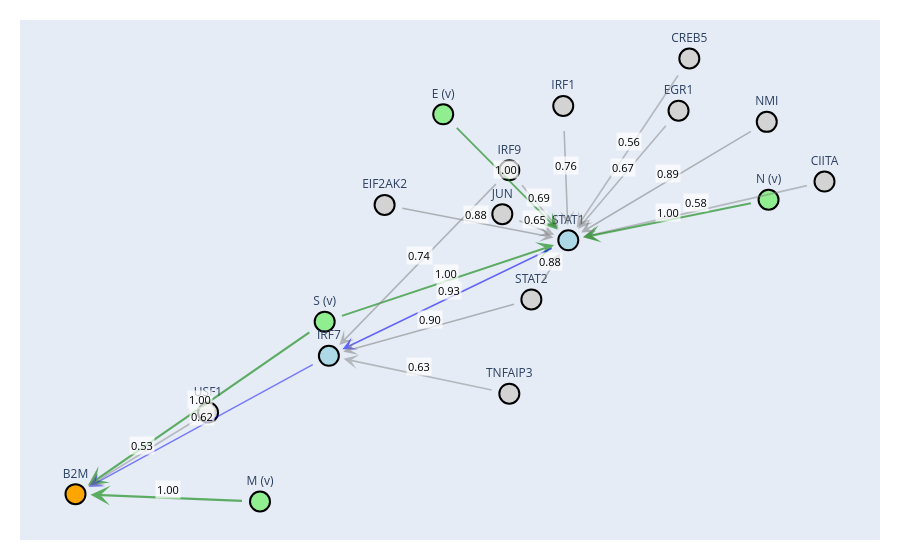

The code cell stored with this chart in its notebook:
### Markdown cell above
## Show graph

### Code cell
fig = go.Figure(data=[node_trace])
fig.update_layout(
    annotations=all_annotations,
    showlegend=False,
    margin={"l": 20, "r": 20, "t": 20, "b": 20},
    xaxis={"showgrid": False, "zeroline": False, "showticklabels": False},
    yaxis={"showgrid": False, "zeroline": False, "showticklabels": False},
)
fig.show()

### Figure 1 — Plotly figure (JSON) as saved in the notebook; plotly's stock layout.template omitted (floating-point values rounded to 4 significant figures)
{"data": [{"hoverinfo": "text", "marker": {"color": ["lightgreen", "lightgray", "lightgray", "lightgreen", "orange", "lightgray", "lightgray", "lightgray", "lightgray", "lightblue", "lightgray", "lightblue", "lightgray", "lightgray", "lightgray", "lightgreen", "lightgreen", "lightgray"], "line": {"color": "black", "width": 2}, "size": 20}, "mode": "markers+text", "text": ["S (v)", "CIITA", "EGR1", "N (v)", "B2M", "EIF2AK2", "IRF1", "IRF9", "JUN", "IRF7", "CREB5", "STAT1", "STAT2", "NMI", "TNFAIP3", "E (v)", "M (v)", "USF1"], "textposition": "top center", "type": "scatter", "x": [-0.4081, 0.7792, 0.4325, 0.6463, -1, -0.2657, 0.1586, 0.03049, 0.0139, -0.3981, 0.4581, 0.1706, 0.08292, 0.6421, 0.03055, -0.1265, -0.5617, -0.6851], "y": [-0.2396, 0.229, 0.466, 0.1683, -0.8164, 0.151, 0.4818, 0.2669, 0.1201, -0.3536, 0.6407, 0.03263, -0.1652, 0.4287, -0.4804, 0.454, -0.841, -0.5431]}], "layout": {"annotations": [{"arrowcolor": "green", "arrowhead": 3, "arrowsize": 1.5, "arrowwidth": 1.925, "ax": -0.4081, "axref": "x", "ay": -0.2396, "ayref": "y", "opacity": 0.5893, "showarrow": true, "standoff": 15, "startstandoff": 15, "x": 0.1706, "xref": "x", "y": 0.03263, "yref": "y"}, {"arrowcolor": "green", "arrowhead": 3, "arrowsize": 1.5, "arrowwidth": 2.226, "ax": -0.4081, "axref": "x", "ay": -0.2396, "ayref": "y", "opacity": 0.5893, "showarrow": true, "standoff": 15, "startstandoff": 15, "x": -1, "xref": "x", "y": -0.8164, "yref": "y"}, {"arrowcolor": "gray", "arrowhead": 3, "arrowsize": 1.5, "arrowwidth": 1.662, "ax": 0.7792, "axref": "x", "ay": 0.229, "ayref": "y", "opacity": 0.4684, "showarrow": true, "standoff": 15, "startstandoff": 15, "x": 0.1706, "xref": "x", "y": 0.03263, "yref": "y"}, {"arrowcolor": "gray", "arrowhead": 3, "arrowsize": 1.5, "arrowwidth": 1.619, "ax": 0.4325, "axref": "x", "ay": 0.466, "ayref": "y", "opacity": 0.4945, "showarrow": true, "standoff": 15, "startstandoff": 15, "x": 0.1706, "xref": "x", "y": 0.03263, "yref": "y"}, {"arrowcolor": "green", "arrowhead": 3, "arrowsize": 1.5, "arrowwidth": 1.956, "ax": 0.6463, "axref": "x", "ay": 0.1683, "ayref": "y", "opacity": 0.5893, "showarrow": true, "standoff": 15, "startstandoff": 15, "x": 0.1706, "xref": "x", "y": 0.03263, "yref": "y"}, {"arrowcolor": "gray", "arrowhead": 3, "arrowsize": 1.5, "arrowwidth": 1.538, "ax": -0.2657, "axref": "x", "ay": 0.151, "ayref": "y", "opacity": 0.5552, "showarrow": true, "standoff": 15, "startstandoff": 15, "x": 0.1706, "xref": "x", "y": 0.03263, "yref": "y"}, {"arrowcolor": "gray", "arrowhead": 3, "arrowsize": 1.5, "arrowwidth": 1.583, "ax": 0.1586, "axref": "x", "ay": 0.4818, "ayref": "y", "opacity": 0.5197, "showarrow": true, "standoff": 15, "startstandoff": 15, "x": 0.1706, "xref": "x", "y": 0.03263, "yref": "y"}, {"arrowcolor": "gray", "arrowhead": 3, "arrowsize": 1.5, "arrowwidth": 1.59, "ax": 0.03049, "axref": "x", "ay": 0.2669, "ayref": "y", "opacity": 0.5141, "showarrow": true, "standoff": 15, "startstandoff": 15, "x": -0.3981, "xref": "x", "y": -0.3536, "yref": "y"}, {"arrowcolor": "gray", "arrowhead": 3, "arrowsize": 1.5, "arrowwidth": 1.61, "ax": 0.03049, "axref": "x", "ay": 0.2669, "ayref": "y", "opacity": 0.5004, "showarrow": true, "standoff": 15, "startstandoff": 15, "x": 0.1706, "xref": "x", "y": 0.03263, "yref": "y"}, {"arrowcolor": "gray", "arrowhead": 3, "arrowsize": 1.5, "arrowwidth": 1.627, "ax": 0.0139, "axref": "x", "ay": 0.1201, "ayref": "y", "opacity": 0.4892, "showarrow": true, "standoff": 15, "startstandoff": 15, "x": 0.1706, "xref": "x", "y": 0.03263, "yref": "y"}, {"arrowcolor": "blue", "arrowhead": 3, "arrowsize": 1.5, "arrowwidth": 1.642, "ax": -0.3981, "axref": "x", "ay": -0.3536, "ayref": "y", "opacity": 0.48, "showarrow": true, "standoff": 15, "startstandoff": 15, "x": -1, "xref": "x", "y": -0.8164, "yref": "y"}, {"arrowcolor": "gray", "arrowhead": 3, "arrowsize": 1.5, "arrowwidth": 1.672, "ax": 0.4581, "axref": "x", "ay": 0.6407, "ayref": "y", "opacity": 0.463, "showarrow": true, "standoff": 15, "startstandoff": 15, "x": 0.1706, "xref": "x", "y": 0.03263, "yref": "y"}, {"arrowcolor": "blue", "arrowhead": 3, "arrowsize": 1.5, "arrowwidth": 1.522, "ax": 0.1706, "axref": "x", "ay": 0.03263, "ayref": "y", "opacity": 0.5693, "showarrow": true, "standoff": 15, "startstandoff": 15, "x": -0.3981, "xref": "x", "y": -0.3536, "yref": "y"}, {"arrowcolor": "gray", "arrowhead": 3, "arrowsize": 1.5, "arrowwidth": 1.53, "ax": 0.08292, "axref": "x", "ay": -0.1652, "ayref": "y", "opacity": 0.5615, "showarrow": true, "standoff": 15, "startstandoff": 15, "x": -0.3981, "xref": "x", "y": -0.3536, "yref": "y"}, {"arrowcolor": "gray", "arrowhead": 3, "arrowsize": 1.5, "arrowwidth": 1.538, "ax": 0.08292, "axref": "x", "ay": -0.1652, "ayref": "y", "opacity": 0.5545, "showarrow": true, "standoff": 15, "startstandoff": 15, "x": 0.1706, "xref": "x", "y": 0.03263, "yref": "y"}, {"arrowcolor": "gray", "arrowhead": 3, "arrowsize": 1.5, "arrowwidth": 1.536, "ax": 0.6421, "axref": "x", "ay": 0.4287, "ayref": "y", "opacity": 0.5565, "showarrow": true, "standoff": 15, "startstandoff": 15, "x": 0.1706, "xref": "x", "y": 0.03263, "yref": "y"}, {"arrowcolor": "gray", "arrowhead": 3, "arrowsize": 1.5, "arrowwidth": 1.639, "ax": 0.03055, "axref": "x", "ay": -0.4804, "ayref": "y", "opacity": 0.4821, "showarrow": true, "standoff": 15, "startstandoff": 15, "x": -0.3981, "xref": "x", "y": -0.3536, "yref": "y"}, {"arrowcolor": "green", "arrowhead": 3, "arrowsize": 1.5, "arrowwidth": 1.824, "ax": -0.1265, "axref": "x", "ay": 0.454, "ayref": "y", "opacity": 0.5893, "showarrow": true, "standoff": 15, "startstandoff": 15, "x": 0.1706, "xref": "x", "y": 0.03263, "yref": "y"}, {"arrowcolor": "green", "arrowhead": 3, "arrowsize": 1.5, "arrowwidth": 2.218, "ax": -0.5617, "axref": "x", "ay": -0.841, "ayref": "y", "opacity": 0.5893, "showarrow": true, "standoff": 15, "startstandoff": 15, "x": -1, "xref": "x", "y": -0.8164, "yref": "y"}, {"arrowcolor": "gray", "arrowhead": 3, "arrowsize": 1.5, "arrowwidth": 1.691, "ax": -0.6851, "axref": "x", "ay": -0.5431, "ayref": "y", "opacity": 0.453, "showarrow": true, "standoff": 15, "startstandoff": 15, "x": -1, "xref": "x", "y": -0.8164, "yref": "y"}, {"bgcolor": "rgba(255,255,255,0.7)", "font": {"color": "black", "size": 11}, "showarrow": false, "text": "1.00", "x": -0.1187, "xref": "x", "y": -0.1035, "yref": "y", "yshift": 8}, {"bgcolor": "rgba(255,255,255,0.7)", "font": {"color": "black", "size": 11}, "showarrow": false, "text": "1.00", "x": -0.704, "xref": "x", "y": -0.528, "yref": "y", "yshift": 8}, {"bgcolor": "rgba(255,255,255,0.7)", "font": {"color": "black", "size": 11}, "showarrow": false, "text": "0.58", "x": 0.4749, "xref": "x", "y": 0.1308, "yref": "y", "yshift": 8}, {"bgcolor": "rgba(255,255,255,0.7)", "font": {"color": "black", "size": 11}, "showarrow": false, "text": "0.67", "x": 0.3016, "xref": "x", "y": 0.2493, "yref": "y", "yshift": 8}, {"bgcolor": "rgba(255,255,255,0.7)", "font": {"color": "black", "size": 11}, "showarrow": false, "text": "1.00", "x": 0.4085, "xref": "x", "y": 0.1004, "yref": "y", "yshift": 8}, {"bgcolor": "rgba(255,255,255,0.7)", "font": {"color": "black", "size": 11}, "showarrow": false, "text": "0.88", "x": -0.04757, "xref": "x", "y": 0.09183, "yref": "y", "yshift": 8}, {"bgcolor": "rgba(255,255,255,0.7)", "font": {"color": "black", "size": 11}, "showarrow": false, "text": "0.76", "x": 0.1646, "xref": "x", "y": 0.2572, "yref": "y", "yshift": 8}, {"bgcolor": "rgba(255,255,255,0.7)", "font": {"color": "black", "size": 11}, "showarrow": false, "text": "0.74", "x": -0.1838, "xref": "x", "y": -0.04333, "yref": "y", "yshift": 8}, {"bgcolor": "rgba(255,255,255,0.7)", "font": {"color": "black", "size": 11}, "showarrow": false, "text": "0.69", "x": 0.1006, "xref": "x", "y": 0.1498, "yref": "y", "yshift": 8}, {"bgcolor": "rgba(255,255,255,0.7)", "font": {"color": "black", "size": 11}, "showarrow": false, "text": "0.65", "x": 0.09225, "xref": "x", "y": 0.07635, "yref": "y", "yshift": 8}, {"bgcolor": "rgba(255,255,255,0.7)", "font": {"color": "black", "size": 11}, "showarrow": false, "text": "0.62", "x": -0.6991, "xref": "x", "y": -0.585, "yref": "y", "yshift": 8}, {"bgcolor": "rgba(255,255,255,0.7)", "font": {"color": "black", "size": 11}, "showarrow": false, "text": "0.56", "x": 0.3144, "xref": "x", "y": 0.3366, "yref": "y", "yshift": 8}, {"bgcolor": "rgba(255,255,255,0.7)", "font": {"color": "black", "size": 11}, "showarrow": false, "text": "0.93", "x": -0.1138, "xref": "x", "y": -0.1605, "yref": "y", "yshift": 8}, {"bgcolor": "rgba(255,255,255,0.7)", "font": {"color": "black", "size": 11}, "showarrow": false, "text": "0.90", "x": -0.1576, "xref": "x", "y": -0.2594, "yref": "y", "yshift": 8}, {"bgcolor": "rgba(255,255,255,0.7)", "font": {"color": "black", "size": 11}, "showarrow": false, "text": "0.88", "x": 0.1268, "xref": "x", "y": -0.06628, "yref": "y", "yshift": 8}, {"bgcolor": "rgba(255,255,255,0.7)", "font": {"color": "black", "size": 11}, "showarrow": false, "text": "0.89", "x": 0.4063, "xref": "x", "y": 0.2307, "yref": "y", "yshift": 8}, {"bgcolor": "rgba(255,255,255,0.7)", "font": {"color": "black", "size": 11}, "showarrow": false, "text": "0.63", "x": -0.1838, "xref": "x", "y": -0.417, "yref": "y", "yshift": 8}, {"bgcolor": "rgba(255,255,255,0.7)", "font": {"color": "black", "size": 11}, "showarrow": false, "text": "1.00", "x": 0.02204, "xref": "x", "y": 0.2433, "yref": "y", "yshift": 8}, {"bgcolor": "rgba(255,255,255,0.7)", "font": {"color": "black", "size": 11}, "showarrow": false, "text": "1.00", "x": -0.7809, "xref": "x", "y": -0.8287, "yref": "y", "yshift": 8}, {"bgcolor": "rgba(255,255,255,0.7)", "font": {"color": "black", "size": 11}, "showarrow": false, "text": "0.53", "x": -0.8426, "xref": "x", "y": -0.6797, "yref": "y", "yshift": 8}], "margin": {"b": 20, "l": 20, "r": 20, "t": 20}, "showlegend": false, "xaxis": {"showgrid": false, "showticklabels": false, "zeroline": false}, "yaxis": {"showgrid": false, "showticklabels": false, "zeroline": false}}}
